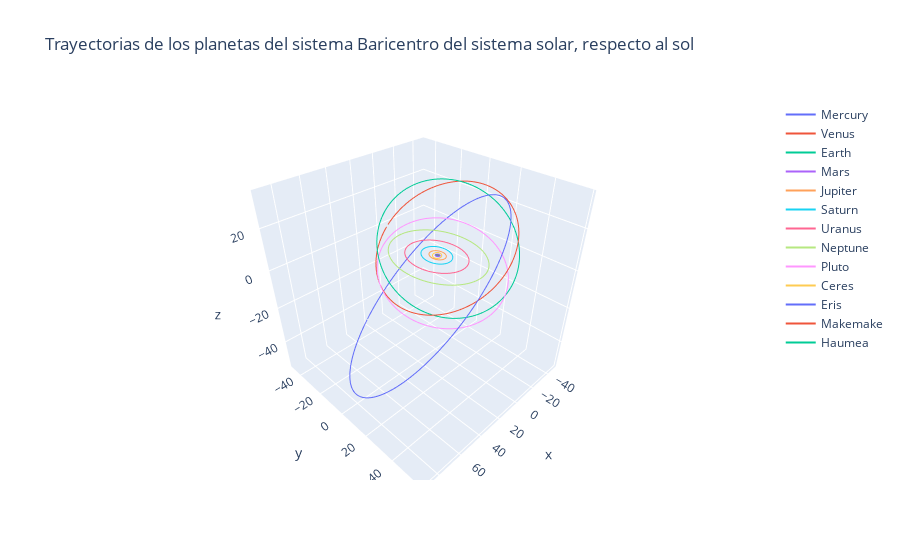

Here is the notebook cell this chart was saved with:
### Markdown cell above
**Haciendo el gráfico con Plotly**

### Code cell
# Diccionario unificado con la información de los planetas
planets_info = {
    199: {'name': 'Mercury', 'period': 88 + 20},
    299: {'name': 'Venus', 'period': 225 + 20},
    399: {'name': 'Earth', 'period': 365.25 + 20},
    499: {'name': 'Mars', 'period': 687 + 20},
    599: {'name': 'Jupiter', 'period': 11.9 * 365.25 + 20},
    699: {'name': 'Saturn', 'period': 29.5 * 365.25 + 20},
    799: {'name': 'Uranus', 'period': 84 * 365.25 + 20},
    899: {'name': 'Neptune', 'period': 165 * 365.25 + 20},
    999: {'name': 'Pluto', 'period': 248 * 365.25 + 20},
    '1;': {'name': 'Ceres', 'period': 5 * 365.25 + 20},
    '136199;': {'name': 'Eris', 'period': 558 * 365.25 + 20},
    '136472;': {'name': 'Makemake', 'period': 305 * 365.25 + 20},
    '136108;': {'name': 'Haumea', 'period': 284 * 365.25 + 20}
}

# Creando la figura con Plotly
fig = go.Figure()

for planet_id, planet_data in planets_info.items():
    # Extrayendo los datos de los planetas en referencia al baricentro del sistema solar
    fecha_inicial = datetime.strptime('1800-01-01', '%Y-%m-%d')
    fecha_final = fecha_inicial + timedelta(days=planet_data['period'])
    step = math.ceil(planet_data['period'] / 500)
    
    information = Horizons(id=str(planet_id), location='@0', epochs={'start': f'{fecha_inicial}', 'stop': f'{fecha_final}', 'step': f'{step}d'}).vectors().to_pandas()
    
    fig.add_trace(go.Scatter3d(x=information['x'], y=information['y'], z=information['z'], mode='lines', name=planet_data['name']))

fig.update_layout(title="Trayectorias de los planetas del sistema Baricentro del sistema solar, respecto al sol", scene=dict(aspectmode='cube'))
fig.show()
fig.write_html("trayectorias_planetas.html")

### Figure 1 — Plotly figure (JSON) as saved in the notebook; plotly's stock layout.template omitted (floating-point values rounded to 4 significant figures; data arrays with more than 128 entries replaced by an {"elided": "..."} marker saying what was removed)
{"data": [{"mode": "lines", "name": "Mercury", "type": "scatter3d", "x": [-0.2075, -0.2338, -0.2582, -0.2807, -0.3011, -0.3194, -0.3356, -0.3497, -0.3617, -0.3717, -0.3796, -0.3855, -0.3895, -0.3916, -0.3919, -0.3905, -0.3874, -0.3827, -0.3765, -0.3689, -0.3598, -0.3495, -0.3379, -0.3252, -0.3114, -0.2965, -0.2807, -0.264, -0.2465, -0.2282, -0.2092, -0.1896, -0.1694, -0.1486, -0.1275, -0.1059, -0.08408, -0.06196, -0.03965, -0.01722, 0.005283, 0.02778, 0.0502, 0.07248, 0.09455, 0.1163, 0.1378, 0.1588, 0.1792, 0.1991, 0.2184, 0.2368, 0.2544, 0.2711, 0.2867, 0.3012, 0.3145, 0.3264, 0.3368, 0.3458, 0.353, 0.3585, 0.3621, 0.3637, 0.3632, 0.3605, 0.3555, 0.3482, 0.3384, 0.3262, 0.3115, 0.2943, 0.2746, 0.2526, 0.2283, 0.2019, 0.1737, 0.1437, 0.1124, 0.07991, 0.04669, 0.01305, -0.02069, -0.05418, -0.0871, -0.1192, -0.1501, -0.1796, -0.2076, -0.2339, -0.2582, -0.2806, -0.301, -0.3192, -0.3354, -0.3494, -0.3613, -0.3712, -0.379, -0.3849, -0.3888, -0.3909, -0.3911, -0.3897, -0.3865, -0.3818, -0.3756, -0.3679, -0.3588], "y": [0.2447, 0.2267, 0.2069, 0.1855, 0.1627, 0.1388, 0.1139, 0.08823, 0.06203, 0.03545, 0.008638, -0.01825, -0.04507, -0.07171, -0.09805, -0.124, -0.1494, -0.1743, -0.1985, -0.2219, -0.2446, -0.2664, -0.2873, -0.3072, -0.3261, -0.344, -0.3608, -0.3765, -0.391, -0.4044, -0.4166, -0.4275, -0.4372, -0.4456, -0.4527, -0.4586, -0.4631, -0.4663, -0.4681, -0.4686, -0.4677, -0.4655, -0.4618, -0.4568, -0.4504, -0.4426, -0.4334, -0.4229, -0.4109, -0.3976, -0.383, -0.367, -0.3496, -0.331, -0.3112, -0.2901, -0.2678, -0.2444, -0.2199, -0.1944, -0.168, -0.1408, -0.1129, -0.08433, -0.05535, -0.02606, 0.003359, 0.03271, 0.0618, 0.09038, 0.1182, 0.145, 0.1706, 0.1946, 0.2168, 0.2369, 0.2547, 0.2699, 0.2823, 0.2919, 0.2984, 0.3018, 0.3021, 0.2994, 0.2937, 0.2852, 0.274, 0.2603, 0.2443, 0.2263, 0.2064, 0.1849, 0.1621, 0.1381, 0.1132, 0.08757, 0.06136, 0.03477, 0.007953, -0.01893, -0.04575, -0.07238, -0.09871, -0.1246, -0.15, -0.1749, -0.199, -0.2225, -0.2451], "z": [0.03981, 0.04077, 0.04141, 0.04174, 0.04177, 0.04151, 0.04098, 0.0402, 0.03917, 0.03792, 0.03647, 0.03483, 0.03301, 0.03104, 0.02892, 0.02668, 0.02432, 0.02187, 0.01933, 0.01671, 0.01404, 0.01131, 0.00854, 0.005743, 0.002926, 9.939e-05, -0.002728, -0.005546, -0.008348, -0.01112, -0.01387, -0.01657, -0.01922, -0.02182, -0.02435, -0.02682, -0.0292, -0.0315, -0.03371, -0.03582, -0.03782, -0.03972, -0.04149, -0.04314, -0.04465, -0.04603, -0.04726, -0.04834, -0.04925, -0.05001, -0.05059, -0.05099, -0.0512, -0.05122, -0.05105, -0.05067, -0.05008, -0.04927, -0.04824, -0.04699, -0.04551, -0.0438, -0.04185, -0.03968, -0.03727, -0.03464, -0.03179, -0.02872, -0.02545, -0.02199, -0.01837, -0.01459, -0.0107, -0.006708, -0.002659, 0.001413, 0.005471, 0.009474, 0.01338, 0.01715, 0.02075, 0.02413, 0.02727, 0.03014, 0.03272, 0.03498, 0.03693, 0.03854, 0.03982, 0.04077, 0.04141, 0.04173, 0.04175, 0.04148, 0.04094, 0.04015, 0.03912, 0.03786, 0.0364, 0.03475, 0.03293, 0.03095, 0.02883, 0.02659, 0.02423, 0.02177, 0.01923, 0.01661, 0.01393]}, {"mode": "lines", "name": "Venus", "type": "scatter3d", "x": {"elided": "246 float values"}, "y": {"elided": "246 float values"}, "z": {"elided": "246 float values"}}, {"mode": "lines", "name": "Earth", "type": "scatter3d", "x": {"elided": "386 float values"}, "y": {"elided": "386 float values"}, "z": {"elided": "386 float values"}}, {"mode": "lines", "name": "Mars", "type": "scatter3d", "x": {"elided": "354 float values"}, "y": {"elided": "354 float values"}, "z": {"elided": "354 float values"}}, {"mode": "lines", "name": "Jupiter", "type": "scatter3d", "x": {"elided": "486 float values"}, "y": {"elided": "486 float values"}, "z": {"elided": "486 float values"}}, {"mode": "lines", "name": "Saturn", "type": "scatter3d", "x": {"elided": "491 float values"}, "y": {"elided": "491 float values"}, "z": {"elided": "491 float values"}}, {"mode": "lines", "name": "Uranus", "type": "scatter3d", "x": {"elided": "496 float values"}, "y": {"elided": "496 float values"}, "z": {"elided": "496 float values"}}, {"mode": "lines", "name": "Neptune", "type": "scatter3d", "x": {"elided": "499 float values"}, "y": {"elided": "499 float values"}, "z": {"elided": "499 float values"}}, {"mode": "lines", "name": "Pluto", "type": "scatter3d", "x": {"elided": "498 float values"}, "y": {"elided": "498 float values"}, "z": {"elided": "498 float values"}}, {"mode": "lines", "name": "Ceres", "type": "scatter3d", "x": {"elided": "462 float values"}, "y": {"elided": "462 float values"}, "z": {"elided": "462 float values"}}, {"mode": "lines", "name": "Eris", "type": "scatter3d", "x": {"elided": "500 float values"}, "y": {"elided": "500 float values"}, "z": {"elided": "500 float values"}}, {"mode": "lines", "name": "Makemake", "type": "scatter3d", "x": {"elided": "500 float values"}, "y": {"elided": "500 float values"}, "z": {"elided": "500 float values"}}, {"mode": "lines", "name": "Haumea", "type": "scatter3d", "x": {"elided": "499 float values"}, "y": {"elided": "499 float values"}, "z": {"elided": "499 float values"}}], "layout": {"scene": {"aspectmode": "cube"}, "title": {"text": "Trayectorias de los planetas del sistema Baricentro del sistema solar, respecto al sol"}}}
